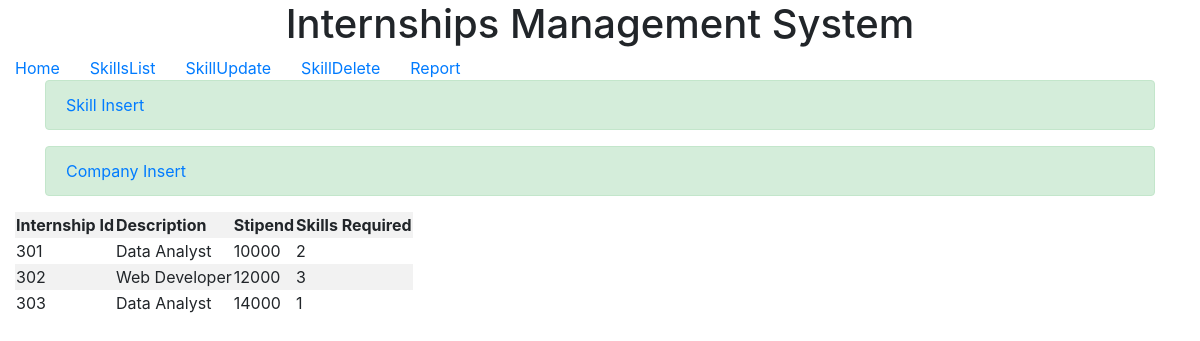
Screenshot of /SkillCompanyReport.php with the database file from the repository.
### tables this page shows
CREATE TABLE `internship` (
  `InternshipId` int(11) NOT NULL,
  `CompanyId` int(11) NOT NULL,
  `Stipend` int(11) NOT NULL,
  `Paid` int(11) NOT NULL,
  `HourlyRate` int(11) NOT NULL,
  `Description` varchar(255) NOT NULL
);

### SkillCompanyReport.php (the view, shortened to what this page needs)
<!DOCTYPE html>
<html lang="en">
<head>
  <link rel="stylesheet" href="https://maxcdn.bootstrapcdn.com/bootstrap/4.0.0-beta.2/css/bootstrap.min.css">
</head>
<body>
<?php
include 'index.php';
$servername = "localhost";
$username = "root";
$password = "";
$dbname = "project_dbs";
$conn = new mysqli($servername, $username, $password, $dbname);
$sql = "SELECT i.InternshipId, i.Description, i.Stipend, count(r.SkillId) as SkillsRequired FROM Internship as i, Requires as r where i.InternshipId=r.InternshipId group by i.InternshipId";
$result = $conn->query($sql);
?>
<div class="container-fluid">
<table class="table-striped">
<tr>
	<th>Internship Id</th>
	<th>Description</th>
	<th>Stipend</th>
	<th>Skills Required</th>
</tr>
<?php
if ($result->num_rows > 0) {
    while($row = $result->fetch_assoc()) {
?>
<tr>
	<td> <?php echo $row["InternshipId"] ?> </td>
	<td> <?php echo $row["Description"] ?> </td>
	<td> <?php echo $row["Stipend"] ?> </td>
	<td> <?php echo $row["SkillsRequired"] ?> </td>
</tr>
<?php
    }
} else {
    echo "0 results";
}
?>
</table>
</div>
</body>
</html>

### index.php (shortened to what this page needs)
<!DOCTYPE html>
<html lang="en">
<head>
  <link rel="stylesheet" href="https://maxcdn.bootstrapcdn.com/bootstrap/4.0.0-beta.2/css/bootstrap.min.css">
</head>
<body>
<?php include 'header.php'; ?>
<div class="container">
	<div class="alert alert-success">
		<a href="skillInsert.php">Skill Insert</a>
	</div>
	<div class="alert alert-success">
	<a href="companyform.php">Company Insert</a>
	</div>
</div>
</body>
</html>

### Header.php (shortened to what this page needs)
<!DOCTYPE html>
<html lang="en">
<head>
  <link rel="stylesheet" href="https://maxcdn.bootstrapcdn.com/bootstrap/4.0.0-beta.2/css/bootstrap.min.css">
</head>
<body>
<div class="container-fluid">
	<h1 align="center">Internships Management System
	</h1>
	<div class="row ">
		<a href="index.php"><div class="col-lg-3">Home</div></a>
		<a href="SkillList.php"><div class="col-lg-3">SkillsList</div></a>
		<a href="SkillUpdate.php"><div class="col-lg-3">SkillUpdate</div></a>
		<a href="SkillDelete.php"><div class="col-lg-3">SkillDelete</div></a>
		<a href="SkillCompanyReport.php"><div class="col-lg-3">Report</div></a>
	</div>
</div>
</body>
</html>

### rows the page displays
internship: InternshipId "301", Description "Data Analyst", Stipend "10000", SkillsRequired "2"
internship: InternshipId "302", Description "Web Developer", Stipend "12000", SkillsRequired "3"
internship: InternshipId "303", Description "Data Analyst", Stipend "14000", SkillsRequired "1"
